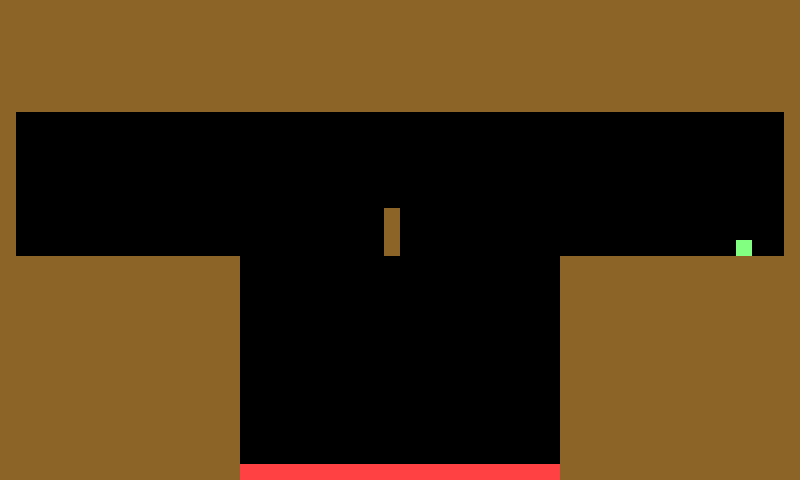

A level layout from a 2D game, rendered from its tile map. Below: a short description, then the map file with tile-grid data replaced by summaries:
An orthogonal 50x30 tile map with 16x16 px tiles, 1 tile layer (Tile Layer 1) and 16 objects (Entrance, Exit, Block, path1).

<map version="1.0" orientation="orthogonal" width="50" height="30" tilewidth="16" tileheight="16">
 <tileset firstgid="1" name="tiles" tilewidth="16" tileheight="16">
  <image source="tiles.png" width="320" height="240" />
 </tileset>
 <layer name="Tile Layer 1" width="50" height="30">
  <data>[1500 cells, 812 non-empty, 3 distinct tile ids]</data>
 </layer>
 <objectgroup name="Object Layer 1" width="50" height="30">
  <object type="Entrance" x="48" y="240" width="16" height="16" />
  <object type="Exit" x="736" y="240" width="16" height="16">
   <properties>
    <property name="destination" value="0015.tmx" />
   </properties>
  </object>
  <object gid="1" x="544" y="272">
   <properties>
    <property name="parent" value="moving1" />
   </properties>
  </object>
  <object gid="1" x="544" y="272">
   <properties>
    <property name="parent" value="moving1" />
   </properties>
  </object>
  <object gid="1" x="528" y="272">
   <properties>
    <property name="parent" value="moving1" />
   </properties>
  </object>
  <object gid="1" x="512" y="272">
   <properties>
    <property name="parent" value="moving1" />
   </properties>
  </object>
  <object gid="1" x="496" y="272">
   <properties>
    <property name="parent" value="moving1" />
   </properties>
  </object>
 </objectgroup>
 <objectgroup name="Object Layer 3" width="50" height="30">
  <object name="moving1" type="Block" x="496" y="256" width="64" height="16">
   <properties>
    <property name="path" value="path1" />
   </properties>
  </object>
  <object name="path1" x="496" y="256">
   <properties>
    <property name="duration" value="10" />
   </properties>
   <polyline points="0,0 -256,0" />
  </object>
 </objectgroup>
 <objectgroup name="Block" width="50" height="30">
  <properties>
   <property name="type" value="Block" />
  </properties>
  <object x="0" y="0" width="800" height="112" />
  <object x="0" y="112" width="16" height="144" />
  <object x="784" y="112" width="16" height="144" />
  <object x="0" y="256" width="240" height="224" />
  <object x="560" y="256" width="240" height="224" />
  <object x="240" y="464" width="320" height="16">
   <properties>
    <property name="lethal" value="1" />
   </properties>
  </object>
  <object x="384" y="208" width="16" height="48" />
 </objectgroup>
</map>
